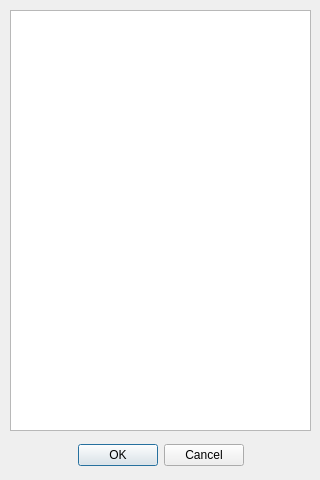
<?xml version="1.0" encoding="UTF-8"?>
<ui version="4.0">
 <class>AddComment</class>
 <widget class="QDialog" name="AddComment">
  <property name="geometry">
   <rect>
    <x>0</x>
    <y>0</y>
    <width>320</width>
    <height>480</height>
   </rect>
  </property>
  <property name="windowTitle">
   <string>Dialog</string>
  </property>
  <widget class="QWidget" name="horizontalLayoutWidget">
   <property name="geometry">
    <rect>
     <x>10</x>
     <y>440</y>
     <width>301</width>
     <height>31</height>
    </rect>
   </property>
   <layout class="QHBoxLayout" name="horizontalLayout">
    <item>
     <spacer name="horizontalSpacer_2">
      <property name="orientation">
       <enum>Qt::Horizontal</enum>
      </property>
      <property name="sizeHint" stdset="0">
       <size>
        <width>40</width>
        <height>20</height>
       </size>
      </property>
     </spacer>
    </item>
    <item>
     <widget class="QDialogButtonBox" name="buttonBox">
      <property name="orientation">
       <enum>Qt::Horizontal</enum>
      </property>
      <property name="standardButtons">
       <set>QDialogButtonBox::Cancel|QDialogButtonBox::Ok</set>
      </property>
     </widget>
    </item>
    <item>
     <spacer name="horizontalSpacer">
      <property name="orientation">
       <enum>Qt::Horizontal</enum>
      </property>
      <property name="sizeHint" stdset="0">
       <size>
        <width>40</width>
        <height>20</height>
       </size>
      </property>
     </spacer>
    </item>
   </layout>
  </widget>
  <widget class="QPlainTextEdit" name="plainTextEdit">
   <property name="geometry">
    <rect>
     <x>10</x>
     <y>10</y>
     <width>301</width>
     <height>421</height>
    </rect>
   </property>
   <property name="font">
    <font>
     <pointsize>48</pointsize>
    </font>
   </property>
  </widget>
 </widget>
 <resources/>
 <connections>
  <connection>
   <sender>buttonBox</sender>
   <signal>accepted()</signal>
   <receiver>AddComment</receiver>
   <slot>accept()</slot>
   <hints>
    <hint type="sourcelabel">
     <x>248</x>
     <y>254</y>
    </hint>
    <hint type="destinationlabel">
     <x>157</x>
     <y>274</y>
    </hint>
   </hints>
  </connection>
  <connection>
   <sender>buttonBox</sender>
   <signal>rejected()</signal>
   <receiver>AddComment</receiver>
   <slot>reject()</slot>
   <hints>
    <hint type="sourcelabel">
     <x>316</x>
     <y>260</y>
    </hint>
    <hint type="destinationlabel">
     <x>286</x>
     <y>274</y>
    </hint>
   </hints>
  </connection>
 </connections>
</ui>
